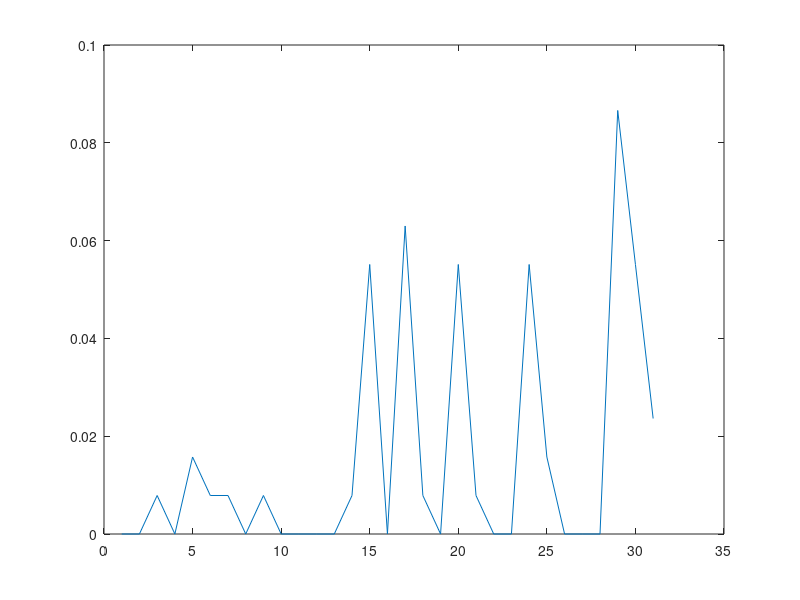

Reproduce this figure in MATLAB.
function lutOut = genRASTdivCma()

% DivLUT
dvC = 1:256;
dvL = 255./dvC; % should be 256 but 255 is a good approximation
DivLUT = uint8(floor(dvL));
LUT = uint8([0 DivLUT(1:127)]);

%% DivLUT 7bit
dvC = 1:32;
dvL = 127./dvC; % should be 256 but 255 is a good approximation
DivLUT = uint8(round(dvL));
LUT = uint8([0 DivLUT(1:31)]);
ErrLUT = (127-min(127,(1:31).*double(LUT(2:32))))./127; % for debugging
figure; plot(ErrLUT);


%{
DivLUT = uint8(round(dvL));
LUT = uint8([0 DivLUT(1:127)]);
ErrLUT = (255-min(255,(1:31).*double(LUT(2:32))))./255; % for debugging
figure; plot(ErrLUT);
%}


%%
S = sprintf('%03u;%03u;%03u;%03u\n', fliplr(reshape(LUT,4,[])')');

h = sprintf('%02X%02X%02X%02X', fliplr(reshape(LUT,4,[])')');
H = reshape(h, 8, [])';
hex2dec(H)

%% DivLUT 6bit
%dvC = 1:64;
%dvL = 63./dvC; % should be 256 but 255 is a good approximation
%DivLUT = uint8(floor(dvL));
%ErrLUT = (63-double(DivLUT).*dvC)./63; % for debugging
%LUT = [0 DivLUT(1:63)];

%figure; plot(LUT);

% f = fopen('../RASTdivCma.lut', 'wt');
% fprintf(f,'%02x\n', LUT);
% fclose(f);

lutOut.lut = LUT;
lutOut.name = 'RASTdivCma';
end